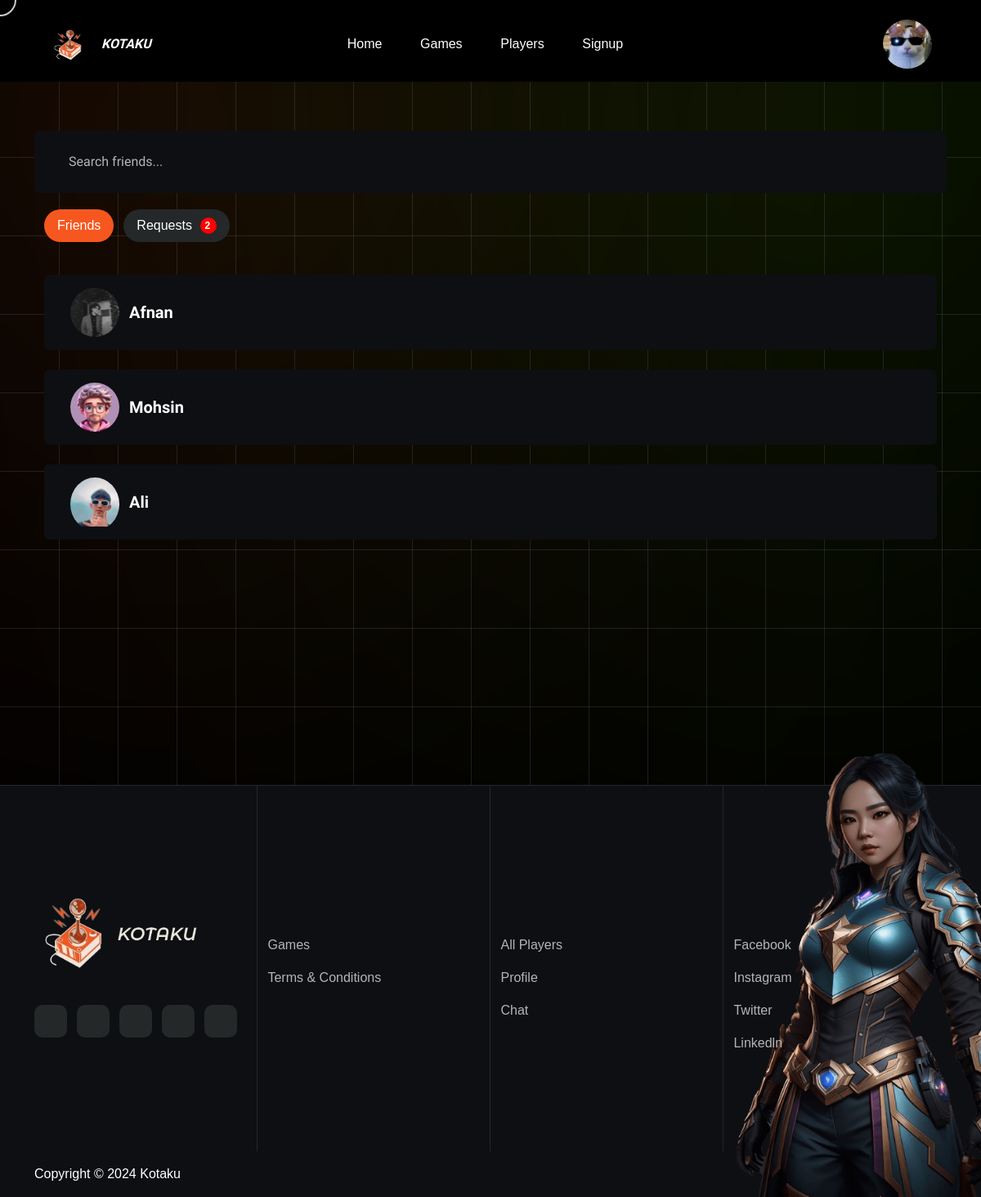
/friends.php?declined=true (signed in), run on the app's committed database.
### tables this page shows
CREATE TABLE `userreg` (
  `userid` int(11) NOT NULL,
  `username` varchar(255) NOT NULL,
  `usernumber` varchar(255) NOT NULL,
  `useremail` varchar(255) NOT NULL,
  `userpass` varchar(255) NOT NULL,
  `userrole` varchar(255) DEFAULT NULL,
  `userprofile` varchar(255) DEFAULT NULL,
  `userbanner` varchar(255) DEFAULT NULL
);

### friends.php (the view, shortened to what this page needs)
<?php
require "header.php";
require "connect.php";
$signedInUserId = $_SESSION['LoginId'];
$friendsQuery = "
    SELECT f.friend_id,
           CASE
               WHEN f.user_one = $signedInUserId THEN f.user_two
               ELSE f.user_one
           END AS friend_id
    FROM friends f
    WHERE f.user_one = $signedInUserId OR f.user_two = $signedInUserId
";
$friendsResult = mysqli_query($con, $friendsQuery);
while ($friend = mysqli_fetch_assoc($friendsResult)) {
    $friendUserId = $friend['friend_id'];
    $userQuery = "SELECT userid, username, userprofile FROM userreg WHERE userid = $friendUserId";
    $userResult = mysqli_query($con, $userQuery);
}
$requestCountQuery = "
    SELECT COUNT(*) as request_count
    FROM frnd_req
    WHERE receiver_id = $signedInUserId
";
$requestCountResult = mysqli_query($con, $requestCountQuery);
$requestCountRow = mysqli_fetch_assoc($requestCountResult);
$requestCount = $requestCountRow['request_count'];
?>
<section class="hero-section pt-10 pb-120 position-relative">
    <div class="container pt-120 pb-15">
        <div class="d-between bgn-4 py-sm-4 py-3 px-sm-8 px-3 rounded mb-5">
            <input type="text" id="searchInput" placeholder="Search friends..." />
            <button type="button" onclick="filterPlayers()"
                style="background: none; border: none; padding: 0; cursor: pointer;">
                <i class="ti ti-search fs-3" style="color: white;"></i>
            </button>
        </div>
        <div class="player-details-section pb-120">
            <div class="container">
                <div class="row">
                    <div class="col-12">
                        <ul class="nav nav-pills gap-3 mb-lg-10 mb-6" id="pills-tab" role="tablist">
                            <li class="nav-item" role="presentation">
                                <button class="nav-link active" id="parent-tab1" data-bs-toggle="pill"
                                    data-bs-target="#pills-parent1" role="tab" aria-selected="true">Friends</button>
                            </li>
                            <li class="nav-item" role="presentation">
                                <button class="nav-link d-flex align-items-center" id="parent-tab2"
                                    data-bs-toggle="pill" data-bs-target="#pills-parent2" role="tab"
                                    aria-selected="false">
                                    Requests
                                    <span class="badge"><?php echo $requestCount > 0 ? $requestCount : 0; ?></span>
                                </button>
                            </li>
                        </ul>
                        <div class="tab-content" id="pills-tabContent">
                            <div class="tab-pane fade show active" id="pills-parent1" role="tabpanel">
                                <div class="player-list-wrapper">
                                    <ul class="player-list d-grid gap-6" id="playerList">
                                        <?php
                                        $signedInUserId = $_SESSION['LoginId'];
                                        $friendsQuery = "
                                    SELECT f.friend_id,
                                           CASE
                                               WHEN f.user_one = $signedInUserId THEN f.user_two
                                               ELSE f.user_one
                                           END AS friend_id
                                    FROM friends f
                                    WHERE f.user_one = $signedInUserId OR f.user_two = $signedInUserId
                                ";
                                        $friendsResult = mysqli_query($con, $friendsQuery);
                                        $friendsList = [];
                                        while ($friend = mysqli_fetch_assoc($friendsResult)) {
                                            $friendUserId = $friend['friend_id'];
                                            $userQuery = "SELECT userid, username, userprofile FROM userreg WHERE userid = $friendUserId";
                                            $userResult = mysqli_query($con, $userQuery);
                                            if ($user = mysqli_fetch_assoc($userResult)) {
                                                $friendsList[] = $user;
                                            }
                                        }
                                        foreach ($friendsList as $friend) { ?>
                                            <li class="d-between bgn-4 py-sm-4 py-3 px-sm-8 px-3 rounded player-item">
                                                <div class="d-flex gap-3 align-items-center">
                                                    <div class="player-img">
                                                        <img class="w-100 rounded-circle"
                                                             src="<?php echo htmlspecialchars($friend['userprofile']); ?>"
                                                             alt="player">
                                                    </div>
                                                    <h5 class="player-name tcn-1 text-capitalize">
                                                        <?php echo htmlspecialchars($friend['username']); ?>
                                                    </h5>
                                                </div>
                                                <span class="player-type d-flex justify-content-center align-items-center">
                                                    <div class="edit-btn me-3">
                                                        <a href="chat.php?user_id=<?php echo htmlspecialchars($friend['userid']); ?>">
                                                            <i class="ti ti-message-circle fs-2xl"></i>
                                                        </a>
                                                    </div>
                                                    <div class="edit-btn">
                                                        <a href="chat.php?friendId=<?php echo htmlspecialchars($friend['userid']); ?>">
                                                            <i class="ti ti-user-minus fs-2xl"></i>
                                                        </a>
                                                    </div>
                                                </span>
                                            </li>
                                        <?php } ?>
                                    </ul>
                                </div>
                            </div>
                        </div>
                    </div>
                </div>
            </div>
        </div>
    </div>
</section>
<?php
require "footer.php";
?>
</body>
</html>

### assets/css/style.css (style rules this page uses)
:root { --body-font: "Poppins", sans-serif; --head-font: "Chakra Petch", sans-serif; --p1: 246, 87, 30; --p2: 255, 172, 5; --s1: 96, 214, 0; --s2: 23, 125, 47; --s3: 13, 141, 232; --n0: 0, 0, 0; --n1: 255, 255, 255; --n3: 36, 40, 41; --n4: 13, 15, 18; --n5: 23, 25, 28; --n6: 181, 181, 181; --gradient1: linear-gradient(218deg, #F76D1F 0%, #F6471C 100%, #F62F1A 100%); --gradient2: linear-gradient(1deg, #F54C0A 0.43%, rgba(232, 81, 23, 0.20) 99.55%); --gradient3: linear-gradient(188deg, rgba(247, 109, 31, 0.15) 5.73%, rgba(246, 71, 28, 0.00) 92.87%, rgba(246, 47, 26, 0.15) 92.87%); --gradient4: linear-gradient(180deg, rgba(0, 0, 0, 0.20) 0%, rgba(0, 0, 0, 0.80) 100%); --transition: all 0.5s ease-in-out; }
* { box-sizing: border-box; }
html { scroll-behavior: initial !important; display: block; height: auto; min-height: 100%; width: 100%; }
body { font-family: var(--body-font); font-size: 16px; line-height: 150%; font-weight: 400; color: rgb(var(--n1)); background: rgb(var(--n0)); min-height: 100vh; position: relative; }
section, footer { position: relative; overflow: hidden; max-width: 1920px; width: 100%; margin: 0 auto; z-index: 1; }
.fs-five, h5, h5 > a { font-size: 20px; line-height: 130%; }
.fs-2xl { font-size: 24px; line-height: 150%; }
h1, h2, h3, h4, h5, h6, .display-one, .display-two, .display-three, .display-four, .display-five, .display-six, .fs-one, .fs-two, .fs-three, .fs-four, .fs-five, .fs-six { font-family: var(--head-font); font-weight: 900; margin-bottom: 0; display: block; }
a, p, button, span, li, th, td, input, textarea, select, label, blockquote { font-family: var(--body-font); font-size: 16px; line-height: 150%; font-weight: normal; margin: 0; }
a, button { color: var(--n1); cursor: pointer; display: inline-flex; gap: 8px; }
a { text-decoration: none; }
ul { list-style: none; margin: 0; padding: 0; }
ul li { font-size: inherit; font-family: inherit; font-weight: inherit; }
.pt-120 { padding-top: 120px; }
.pb-120 { padding-bottom: 120px; }
.d-between { display: flex; align-items: center; justify-content: space-between; }
.tcn-1 { color: rgb(var(--n1)); }
.bgn-4 { background: rgb(var(--n4)); }
::placeholder { color: rgb(var(--n6)); }
.hero-section { background-blend-mode: multiply; }
.player-details-section .nav-pills .nav-link { background: rgb(var(--n3)); border: 0; border-radius: 50px; color: rgb(var(--n1)); }
.player-details-section .nav-pills .active { background: rgb(var(--p1)); }

### friends.php (style rules this page uses)
.player-img { width: 60px; height: 60px; overflow: hidden; }
.player-img img { width: 100%; height: auto; object-fit: cover; }
#searchInput { font-family: 'Chakra Petch', sans-serif; color: white; background: transparent; border: none; outline: none; padding: 10px; }
.badge { display: flex; flex-direction: row-reverse; width: 20px; height: 20px; border-radius: 50%; background-color: red; color: white; margin-left: 2px; }

### data on the page
userreg: userprofile (picture), username "Afnan"
userreg: userprofile (picture), username "Mohsin"
userreg: userprofile (picture), username "Ali"

### other printed values
$requestCount "2"
